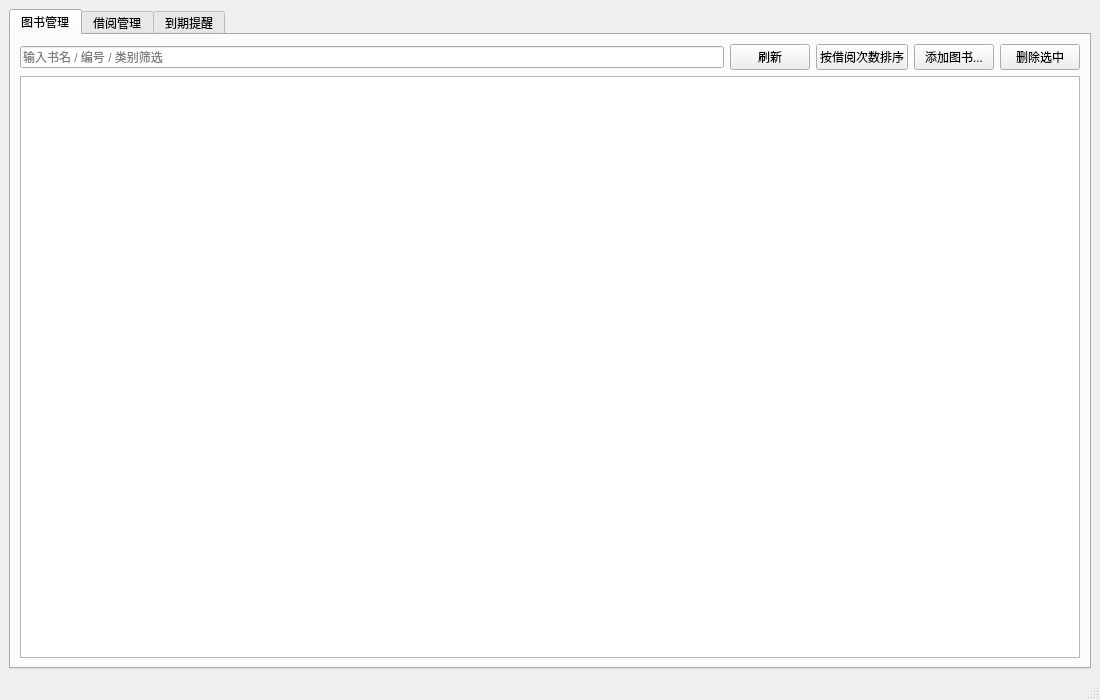
<?xml version="1.0" encoding="UTF-8"?>
<ui version="4.0">
 <class>MainWindow</class>
 <widget class="QMainWindow" name="MainWindow">
  <property name="geometry">
   <rect>
    <x>0</x>
    <y>0</y>
    <width>1100</width>
    <height>700</height>
   </rect>
  </property>
  <property name="minimumSize">
   <size>
    <width>1000</width>
    <height>650</height>
   </size>
  </property>
  <property name="windowTitle">
   <string>图书馆管理系统</string>
  </property>
  <widget class="QWidget" name="centralwidget">
   <layout class="QVBoxLayout" name="verticalLayout">
    <item>
     <widget class="QTabWidget" name="mainTabs">
      <property name="currentIndex">
       <number>0</number>
      </property>
      <widget class="QWidget" name="bookTab">
       <attribute name="title">
        <string>图书管理</string>
       </attribute>
       <layout class="QVBoxLayout" name="bookLayout">
        <item>
         <layout class="QHBoxLayout" name="bookToolbar">
          <item>
           <widget class="QLineEdit" name="searchEdit">
            <property name="placeholderText">
             <string>输入书名 / 编号 / 类别筛选</string>
            </property>
           </widget>
          </item>
          <item>
           <widget class="QPushButton" name="refreshButton">
            <property name="text">
             <string>刷新</string>
            </property>
           </widget>
          </item>
          <item>
           <widget class="QPushButton" name="sortButton">
            <property name="text">
             <string>按借阅次数排序</string>
            </property>
           </widget>
          </item>
          <item>
           <widget class="QPushButton" name="addButton">
            <property name="text">
             <string>添加图书...</string>
            </property>
           </widget>
          </item>
          <item>
           <widget class="QPushButton" name="deleteButton">
            <property name="text">
             <string>删除选中</string>
            </property>
           </widget>
          </item>
         </layout>
        </item>
        <item>
         <widget class="QTableWidget" name="bookTable"/>
        </item>
       </layout>
      </widget>
      <widget class="QWidget" name="borrowTab">
       <attribute name="title">
        <string>借阅管理</string>
       </attribute>
       <layout class="QVBoxLayout" name="borrowLayout">
        <item>
         <layout class="QHBoxLayout" name="recordToolbar">
          <item>
           <widget class="QPushButton" name="borrowButton">
            <property name="text">
             <string>借阅图书...</string>
            </property>
           </widget>
          </item>
          <item>
           <widget class="QPushButton" name="returnButton">
            <property name="text">
             <string>归还选中</string>
            </property>
           </widget>
          </item>
          <item>
           <widget class="QPushButton" name="refreshRecordsButton">
            <property name="text">
             <string>刷新</string>
            </property>
           </widget>
          </item>
          <item>
           <spacer name="recordSpacer">
            <property name="orientation">
             <enum>Qt::Horizontal</enum>
            </property>
            <property name="sizeHint" stdset="0">
             <size>
              <width>40</width>
              <height>20</height>
             </size>
            </property>
           </spacer>
          </item>
         </layout>
        </item>
        <item>
         <widget class="QTableWidget" name="recordTable"/>
        </item>
       </layout>
      </widget>
      <widget class="QWidget" name="remindTab">
       <attribute name="title">
        <string>到期提醒</string>
       </attribute>
       <layout class="QVBoxLayout" name="remindLayout">
        <item>
         <layout class="QHBoxLayout" name="remindToolbar">
          <item>
           <widget class="QPushButton" name="refreshRemindButton">
            <property name="text">
             <string>刷新提醒</string>
            </property>
           </widget>
          </item>
          <item>
           <spacer name="remindSpacer">
            <property name="orientation">
             <enum>Qt::Horizontal</enum>
            </property>
            <property name="sizeHint" stdset="0">
             <size>
              <width>40</width>
              <height>20</height>
             </size>
            </property>
           </spacer>
          </item>
         </layout>
        </item>
        <item>
         <widget class="QTableWidget" name="remindTable"/>
        </item>
       </layout>
      </widget>
     </widget>
    </item>
   </layout>
  </widget>
  <widget class="QStatusBar" name="statusbar"/>
 </widget>
 <resources/>
 <connections/>
</ui>
